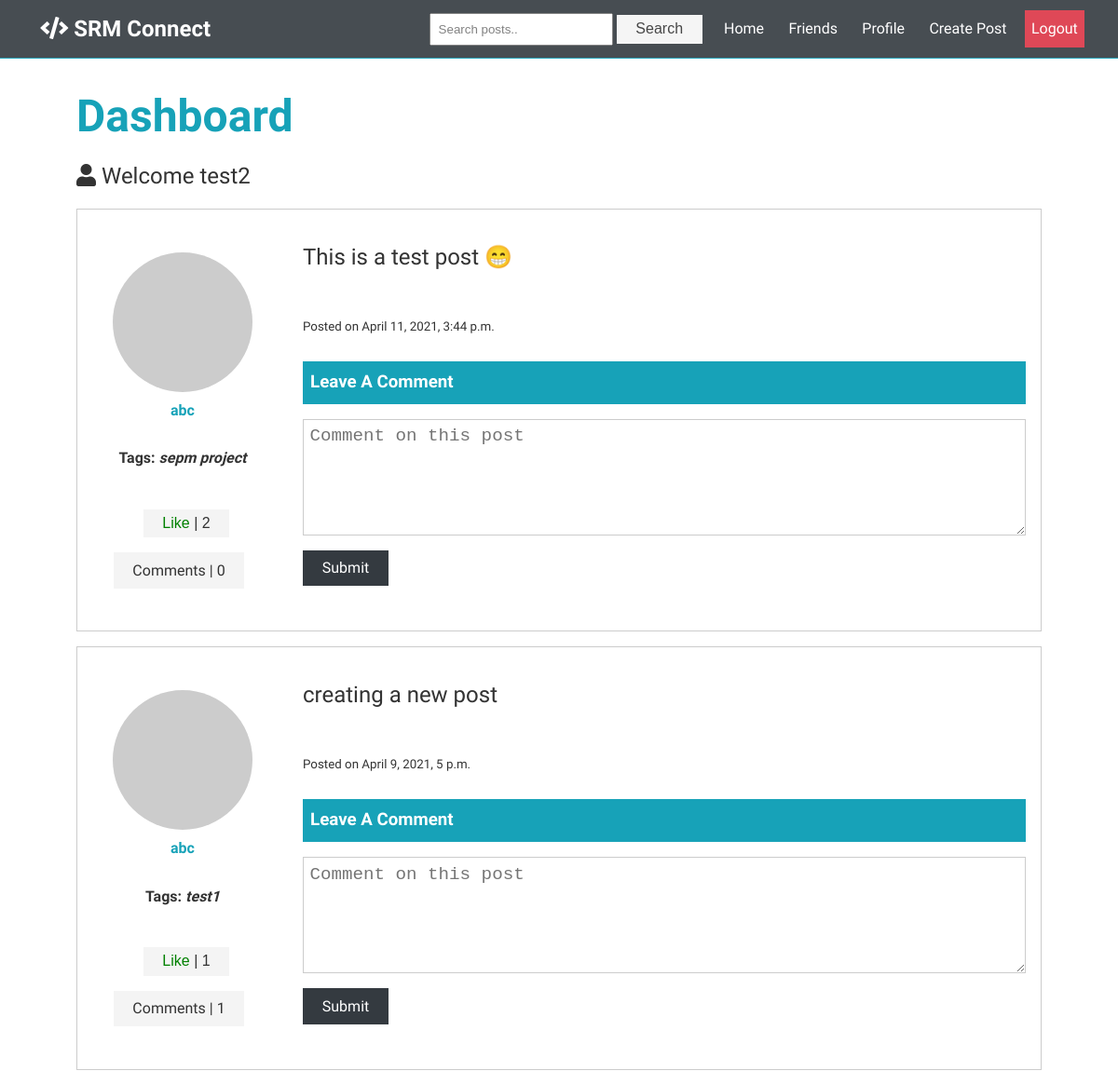
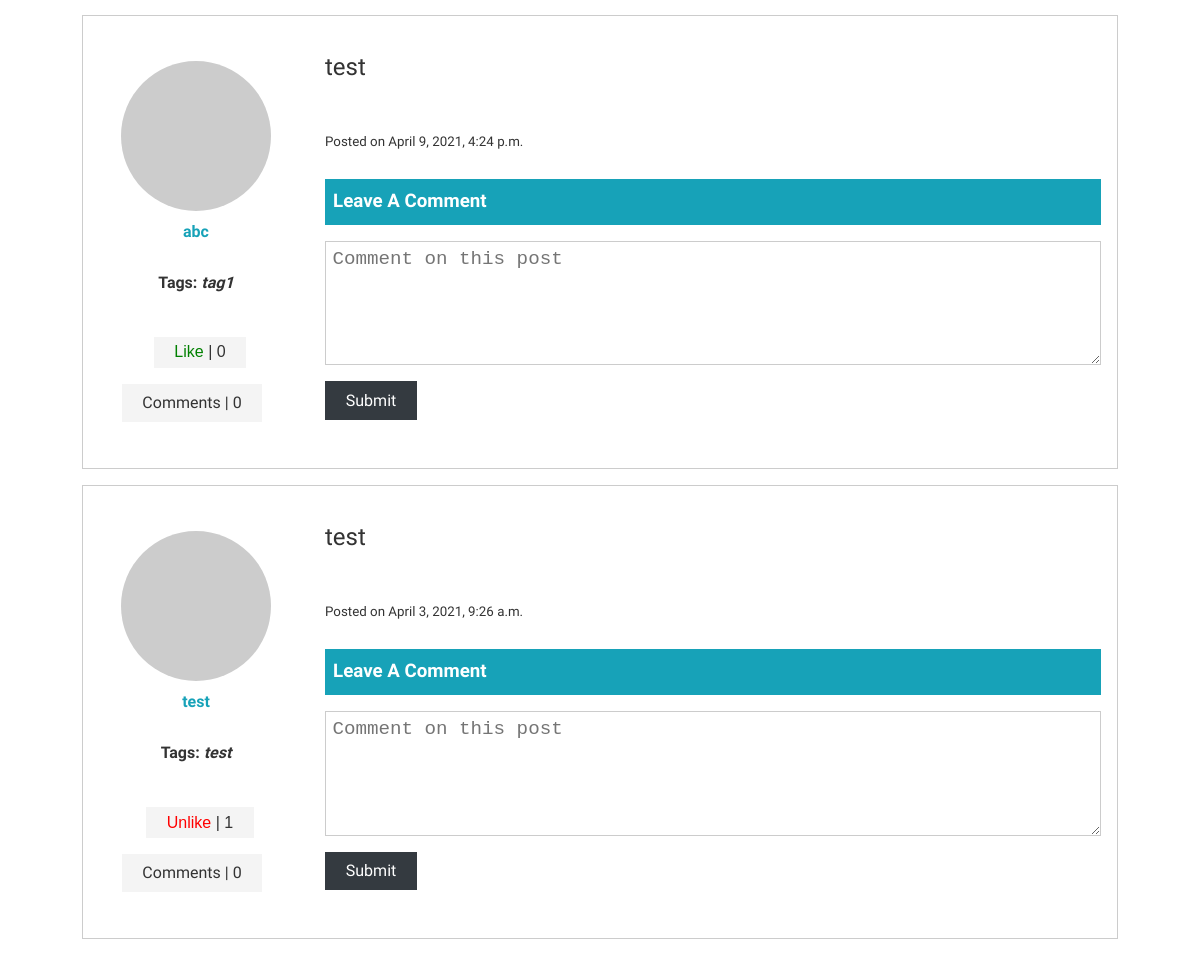
Screenshot of / (signed in) with the database file from the repository (2 pictures, top to bottom).
### feed/models.py (models this page shows, shortened)
class Post(models.Model):
	description = models.CharField(max_length=255, blank=True)
	date_posted = models.DateTimeField(default=timezone.now)
	user_name = models.ForeignKey(User, on_delete=models.CASCADE)
	tags = models.CharField(max_length=100, blank=True)

### feed/views.py (the view)
# urls.py: path('', PostListView.as_view(), name='home'),
class PostListView(ListView):
	model = Post
	template_name = 'feed/home.html'
	context_object_name = 'posts'
	ordering = ['-date_posted']
	paginate_by = 10
	def get_context_data(self, **kwargs):
		context = super(PostListView, self).get_context_data(**kwargs)
		if self.request.user.is_authenticated:
			liked = [i for i in Post.objects.all() if Like.objects.filter(
				user=self.request.user, post=i)]
			context['liked_post'] = liked
		return context

### users/models.py (called while the page is built)
	def get_absolute_url(self):
		return "/users/{}".format(self.slug)

### feed/templates/feed/home.html (shortened to what this page needs)
{% extends "feed/layout.html" %}
{% load static %}
{% block content %}
<h1 class="large text-primary">
  Dashboard
</h1>
<p class="lead"><i class="fas fa-user"></i> Welcome {{ user }}</p>
<div class="posts">
  {% for post in posts %}
  <div class="post bg-white p-1 my-1">
    <div>
      <a href="{{ post.user_name.profile.get_absolute_url }}">
        <img class="round-img" src="https://ui-avatars.com/api/?size=128&background=random&name={{ post.user_name }}" alt="" />
        <h4>{{ post.user_name }}</h4>
      </a>
      {% if post.tags %}
      <br />
      <p class="text-danger ml-3">
        <b>Tags: <i>{{ post.tags }}</i></b>
      </p>
      <br />
      {% endif %}
      <div class="card-footer">
        <button class="btn btn-white m-1 like" id="{{ post.id }}">
          {% if post in liked_post %}
          <a href="{% url 'post-like' %}" style="color: red" id="likebtn{{ post.id }}">
            Unlike</a>
          | {{post.likes.count}} {% else %}
          <a href="{% url 'post-like' %}" style="color: green" id="likebtn{{ post.id }}">
            Like</a>
          | {{post.likes.count}} {% endif %}
        </button>
        <a class="btn btn-outline-info" href="{% url 'post-detail' post.id %}">Comments | {{ post.details.count }}</a>
      </div>
    </div>
    <div>
      <p class="my-1 lead">{{ post.description }}</p>
      <br />
      <small class="text-muted">Posted on {{ post.date_posted }}</small>
      <br />
      <div class="post-form">
        <div class="post-form-header bg-primary">
          <h3>Leave A Comment</h3>
        </div>
        <form class="form my-1">
          <textarea name="text" cols="30" rows="5" placeholder="Comment on this post"></textarea>
          <input type="submit" class="btn btn-dark my-1" value="Submit" />
        </form>
      </div>
    </div>
  </div>
  {% endfor %}
</div>
{% endblock %}

### feed/static/feed/style.css (style rules this page uses)
.m-1 { margin: 1rem }
.my-1 { margin: 1rem 0 }
.p-1 { padding: 1rem }
.large { font-size: 3rem; line-height: 1.2; margin-bottom: 1rem }
.lead { font-size: 1.5rem; margin-bottom: 1rem }
.text-primary { color: #17a2b8 }
.round-img { border-radius: 50% }
.bg-primary { background-color: #17a2b8; color: #fff }
.bg-white { background-color: #fff; color: #333; border: #ccc 1px solid }
.btn { display: inline-block; background: #f4f4f4; color: #333; padding: 0.4rem 1.3rem; border: none; cursor: pointer; font-size: 1rem; margin-right: 0.5rem; outline: none; -webkit-transition: all 0.2s ease-in; transition: all 0.2s ease-in }
.btn.btn-dark { background-color: #343a40; color: #fff }
.form input[type='text'], .form input[type='email'], .form input[type='password'], .form input[type='date'], .form select, .form textarea { display: block; width: 100%; padding: 0.4rem; font-size: 1.2rem; border: 1px solid #ccc }
.form input[type='submit'] { font: inherit }
* { -webkit-box-sizing: border-box; box-sizing: border-box; margin: 0; padding: 0 }
body { font-family: 'Raleway', sans-serif; font-size: 1rem; line-height: 1.6; background-color: #fff; color: #333 }
a { text-decoration: none; color: #17a2b8 }
img { width: 100% }
.post-form-header { padding: 0.5rem }
.post { display: -ms-grid; display: grid; -ms-grid-columns: 1fr 4fr; grid-template-columns: 1fr 4fr; grid-gap: 2rem; -webkit-box-align: center; -ms-flex-align: center; align-items: center }
.post>div:first-child { text-align: center }
.post img { width: 150px }

### rows the page displays
Post: user_name "abc", tags "sepm project", likes.count "2", details.count "0", description "This is a test post 😁", date_posted "April 11, 2021, 3:44 p.m."
Post: user_name "abc", tags "test1", likes.count "1", details.count "1", description "creating a new post", date_posted "April 9, 2021, 5 p.m."
Post: user_name "abc", tags "tag1", likes.count "0", details.count "0", description "test", date_posted "April 9, 2021, 4:24 p.m."
Post: user_name "test", tags "test", likes.count "1", details.count "0", description "test", date_posted "April 3, 2021, 9:26 a.m."

### other values shown
{{ user }} "test2"
